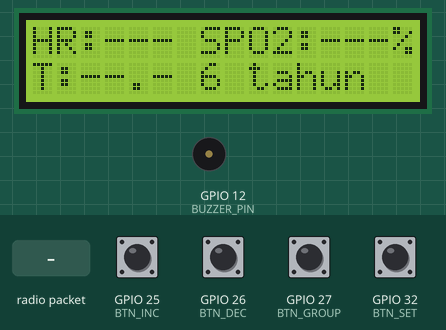
This sketch was run on a simulated ESP32. On the bench: 16×2 character LCD, buzzer (waves = sounding, pin HIGH). The inputs (shaded band) are chosen by the test bench; at power-on: GPIO 25 (BTN_INC), GPIO 26 (BTN_DEC), GPIO 27 (BTN_GROUP), GPIO 32 (BTN_SET) LOW. WiFi joins after 1.5 s; servers stay silent unless stated; uploads are accepted with an empty reply; the local clock reads 2024-03-15 10:24:30 at power-on unless the sketch sets it; no radio packets arrive unless stated; what the sketch prints to the serial monitor is not drawn.

Above: at 4.0 s.
4.1 s: GPIO 32 (BTN_SET) pulled HIGH for 0.15 s
At 5.2 s:
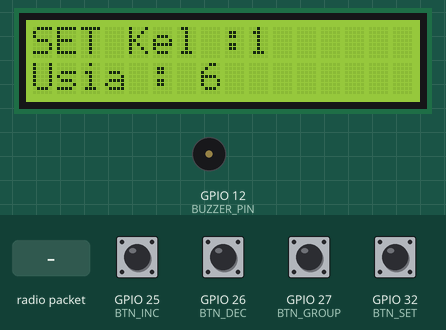
5.7 s: GPIO 32 (BTN_SET) pulled HIGH for 1 s
At 7.2 s:
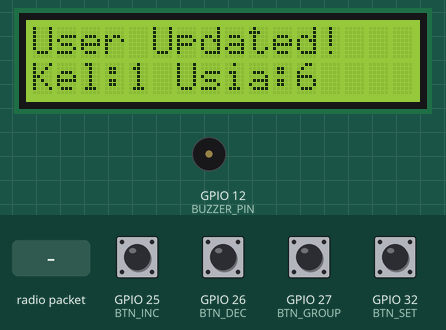
9.7 s: radio packet "200" arrives
At 10.37 s:
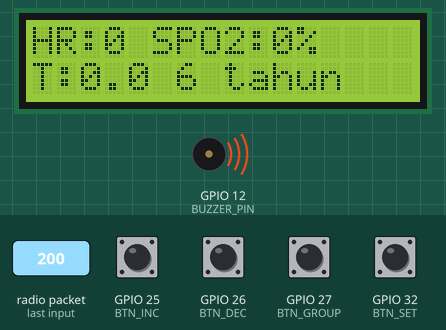
12.7 s: GPIO 32 (BTN_SET) pulled HIGH for 0.15 s
At 12.8 s:
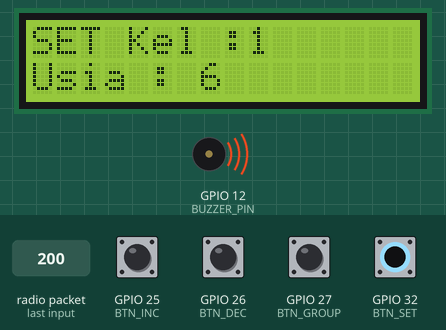
13.4 s: GPIO 25 (BTN_INC) pulled HIGH for 0.15 s
At 14.04 s:
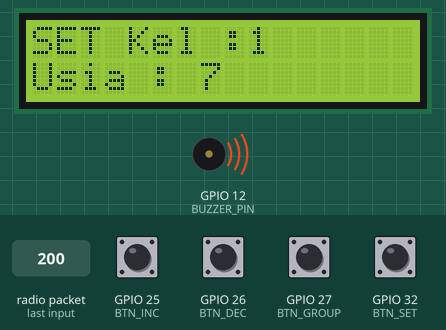
14.1 s: GPIO 27 (BTN_GROUP) pulled HIGH for 0.15 s
At 14.45 s:
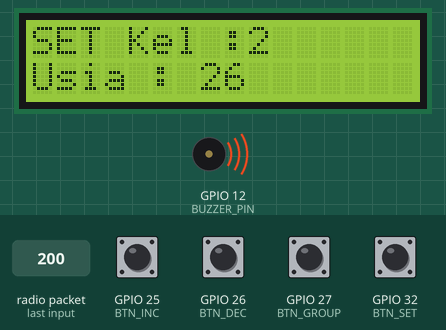
Timing chart, 0 to 15.8 s (numbered marks = the images above; inputs shaded):
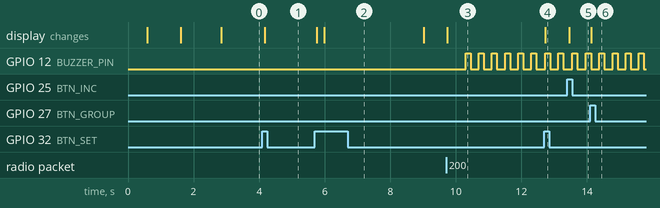

The sketch:

codingkotak_23_copy_20250917003812.ino
```cpp
#include <nRF24L01.h>
#include <RF24.h>
#include <WiFi.h>
#include <HTTPClient.h>
#include <LiquidCrystal_I2C.h>
#include <ArduinoJson.h>
#include <WiFiClientSecure.h>
#include <UniversalTelegramBot.h>
#include <time.h>
#include <Wire.h>

// NRF24L01
RF24 radio(4, 5);
const byte address[6] = "00001";

// I2C Pin ESP32
#define I2C_SDA 16
#define I2C_SCL 17
LiquidCrystal_I2C lcd(0x27, 16, 2);

// WiFi & Server
const char* ssid = "nopiaaaa";
const char* password = "1234567899";
const char* serverURL = "http://172.20.10.2/iot-kesehatan/insert_sensor_data.php";
const char* userURL   = "http://172.20.10.2/iot-kesehatan/update_user.php";
const char* getuserURL = "http://172.20.10.2/iot-kesehatan/get_user.php";

// Telegram Bot
WiFiClientSecure secured_client;
UniversalTelegramBot bot("7843427008:AAFymcbdSQVTsDZ1fYWwk2EY7aDbP4PESHM", secured_client);
const String chat_id = "8136357799";

// Tombol
#define BTN_SET   32
#define BTN_GROUP 27
#define BTN_INC   25
#define BTN_DEC   26

// Buzzer
#define BUZZER_PIN 12
bool abnormalDetected = false;
bool sentTelegram = false;
unsigned long lastTelegramTime = 0;
const unsigned long telegramCooldown = 10000; // 10 detik

// Kelompok umur
const char* groupText[4] = {"6-25", "26-45", "46-65", "66-85"};
int groupMin[4] = {6, 26, 46, 66};
int groupMax[4] = {25, 45, 65, 85};
int usia = 6;
int kelompok = 0;
bool setMode = false;
bool lastBtnSet = LOW, lastBtnGroup = LOW, lastBtnInc = LOW, lastBtnDec = LOW;

// NTP Time
const char* ntpServer = "pool.ntp.org";
const long gmtOffset_sec = 7 * 3600;
const int daylightOffset_sec = 0;

void setup() {
  Serial.begin(115200);

  // Tombol & Buzzer
  pinMode(BTN_SET, INPUT);
  pinMode(BTN_GROUP, INPUT);
  pinMode(BTN_INC, INPUT);
  pinMode(BTN_DEC, INPUT);
  pinMode(BUZZER_PIN, OUTPUT);
  digitalWrite(BUZZER_PIN, LOW);

  // I2C LCD Setup
  Wire.begin(I2C_SDA, I2C_SCL);
  lcd.init();
  lcd.backlight();
  lcd.clear();
  lcd.setCursor(0, 0); lcd.print("Connecting WiFi");

  // WiFi Connect
  WiFi.begin(ssid, password);
  while (WiFi.status() != WL_CONNECTED) {
    delay(500);
    lcd.print(".");
  }
  lcd.clear();
  lcd.setCursor(0, 0); lcd.print("WiFi Connected!");
  delay(1000);

  // NTP & SSL
  configTime(gmtOffset_sec, daylightOffset_sec, ntpServer);
  secured_client.setInsecure();

  // Init User
  getUserFromServer();
  tampilStatus();

  // NRF24L01 Setup
  radio.begin();
  radio.openReadingPipe(0, address);
  radio.setPALevel(RF24_PA_MAX);
  radio.startListening();
}

void loop() {
  handleButtons();
  if (radio.available()) handleSensorData();
  handleBuzzer();
  delay(50);
}

void handleButtons() {
  // Cek Tombol
  bool nowSet   = digitalRead(BTN_SET);
  bool nowGroup = digitalRead(BTN_GROUP);
  bool nowInc   = digitalRead(BTN_INC);
  bool nowDec   = digitalRead(BTN_DEC);

  if (lastBtnSet == LOW && nowSet == HIGH) {
    bool prevSetMode = setMode;
    setMode = !setMode;
    if (setMode) { kelompok = 0; usia = groupMin[kelompok]; }
    tampilStatus();
    if (prevSetMode && !setMode) updateUserToServer();
  }
  lastBtnSet = nowSet;

  if (setMode) {
    if (lastBtnGroup == LOW && nowGroup == HIGH) {
      kelompok = (kelompok + 1) % 4;
      usia = groupMin[kelompok]; tampilStatus();
    }
    lastBtnGroup = nowGroup;

    if (lastBtnInc == LOW && nowInc == HIGH) {
      if (usia < groupMax[kelompok]) usia++;
      tampilStatus();
    }
    lastBtnInc = nowInc;

    if (lastBtnDec == LOW && nowDec == HIGH) {
      if (usia > groupMin[kelompok]) usia--;
      tampilStatus();
    }
    lastBtnDec = nowDec;
  }
}

// Cek Data NRF24L01
void handleSensorData() {
  char text[32] = "";
  radio.read(&text, sizeof(text));
  Serial.print("Diterima: "); Serial.println(text);

  int bpm = 0, spo2 = 0;
  float suhu = 0;
  sscanf(text, "BPM:%d SpO2:%d Suhu:%f", &bpm, &spo2, &suhu);
  tampilData(bpm, spo2, suhu);

  bool isAbnormal = (bpm < 60 || bpm > 100 || spo2 < 95 || suhu < 36.0 || suhu > 37.6);
  unsigned long now = millis();

  if (isAbnormal) {
    abnormalDetected = true;
    if (!sentTelegram || (now - lastTelegramTime > telegramCooldown)) {
      if (sendTelegramNotification(bpm, spo2, suhu)) {
        sentTelegram = true;
        lastTelegramTime = now;
      }
    }
  } else {
    abnormalDetected = false;
    sentTelegram = false;
    digitalWrite(BUZZER_PIN, LOW);
  }

  // Kirim ke Server
  if (WiFi.status() == WL_CONNECTED) {
    HTTPClient http;
    http.begin(serverURL);
    http.addHeader("Content-Type", "application/x-www-form-urlencoded");

    String waktuESP = getFormattedTime();
    String postData = "bpm=" + String(bpm) + "&spo2=" + String(spo2) + "&suhu_tubuh=" + String(suhu, 2) + "&waktu_esp=" + waktuESP;
    int httpResponseCode = http.POST(postData);
    String response = http.getString();

    Serial.print("[SEND] "); Serial.println(postData);
    Serial.print("[RESPONSE] "); Serial.println(response);
    http.end();
  } else {
    Serial.println("[ERR] WiFi not connected!");
  }
}

// Buzzer Loop
void handleBuzzer() {
  static unsigned long lastBuzz = 0;
  if (abnormalDetected) {
    unsigned long now = millis();
    if ((now - lastBuzz) < 200) {
      digitalWrite(BUZZER_PIN, HIGH);
    } else if ((now - lastBuzz) < 400) {
      digitalWrite(BUZZER_PIN, LOW);
    } else {
      lastBuzz = now;
    }
  }
}

void tampilStatus() {
  lcd.clear();
  if (setMode) {
    lcd.setCursor(0, 0); lcd.print("SET Kel :"); lcd.print(kelompok + 1);
    lcd.setCursor(0, 1); lcd.print("Usia : "); lcd.print(usia);
  } else {
    lcd.setCursor(0, 0); lcd.print("HR:--- SPO2:---%");
    lcd.setCursor(0, 1); lcd.print("T:--.- "); lcd.print(usia); lcd.print(" tahun");
  }
}

void tampilData(int bpm, int spo2, float suhu) {
  lcd.clear();
  lcd.setCursor(0, 0); lcd.print("HR:"); lcd.print(bpm); lcd.print(" SPO2:"); lcd.print(spo2); lcd.print("%");
  lcd.setCursor(0, 1); lcd.print("T:"); lcd.print(suhu, 1); lcd.print(" "); lcd.print(usia); lcd.print(" tahun");
}

void updateUserToServer() {
  if (WiFi.status() == WL_CONNECTED) {
    HTTPClient http;
    http.begin(userURL);
    http.addHeader("Content-Type", "application/x-www-form-urlencoded");
    String postData = "kelompok=" + String(kelompok + 1) + "&usia=" + String(usia);
    int httpResponseCode = http.POST(postData);
    String response = http.getString();
    Serial.print("[UPDATE USER] "); Serial.println(postData);
    Serial.print("[RESPONSE] "); Serial.println(response);
    http.end();

    lcd.clear();
    lcd.setCursor(0, 0); lcd.print("User Updated!");
    lcd.setCursor(0, 1); lcd.print("Kel:"); lcd.print(kelompok+1); lcd.print(" Usia:"); lcd.print(usia);
    delay(3000);
    tampilStatus();
  } else {
    Serial.println("[ERR] WiFi not connected (user update)!");
  }
}

void getUserFromServer() {
  if (WiFi.status() == WL_CONNECTED) {
    HTTPClient http;
    http.begin(getuserURL);
    int httpCode = http.GET();
    if (httpCode == 200) {
      String payload = http.getString();
      StaticJsonDocument<128> doc;
      if (!deserializeJson(doc, payload)) {
        int kelompok_from_server = doc["kelompok"] | 0;
        int umur_from_server     = doc["umur"] | 6;
        kelompok = kelompok_from_server > 0 ? kelompok_from_server-1 : 0;
        usia = umur_from_server;
        Serial.print("Init User: kelompok="); Serial.print(kelompok+1);
        Serial.print(" umur="); Serial.println(usia);
      }
    }
    http.end();
  }
}

bool sendTelegramNotification(int bpm, int spo2, float suhu) {
  String msg = "🚨 *Abnormal Detected!*\n";
  msg += "❤️ *HR:* " + String(bpm) + " bpm\n";
  msg += "🩸 *SpO2:* " + String(spo2) + "%\n";
  msg += "🌡️ *Suhu:* " + String(suhu, 1) + " °C\n";
  msg += "👤 *Usia:* " + String(usia) + " tahun";

  for (int i = 0; i < 3; i++) {
    if (bot.sendMessage(chat_id, msg, "Markdown")) {
      Serial.println("[TELEGRAM] Notifikasi terkirim!");
      return true;
    } else {
      Serial.println("[TELEGRAM] Gagal kirim. Retry...");
      delay(1000);
    }
  }
  return false;
}

String getFormattedTime() {
  struct tm timeinfo;
  if (!getLocalTime(&timeinfo)) return "0000-00-00 00:00:00";
  char buffer[20];
  strftime(buffer, sizeof(buffer), "%Y-%m-%d %H:%M:%S", &timeinfo);
  return String(buffer);
}
```

Measured:
- after the input at 4.1 s, the display: changes after 0.07 s (image 1)
- after the input at 5.7 s, the display: first changes after 0.05 s (image 2 shows a later state)
- after the input at 9.7 s, GPIO 12 (BUZZER_PIN): alternates HIGH for 0.15 s and LOW for 0.25 s, starting after 0.60 s; the display: changes at once (image 3)
- after the input at 12.7 s, the display: changes at once (image 4)
- after the input at 13.4 s, the display: changes after 0.05 s (image 5)
- after the input at 14.1 s, the display: changes at once (image 6)
